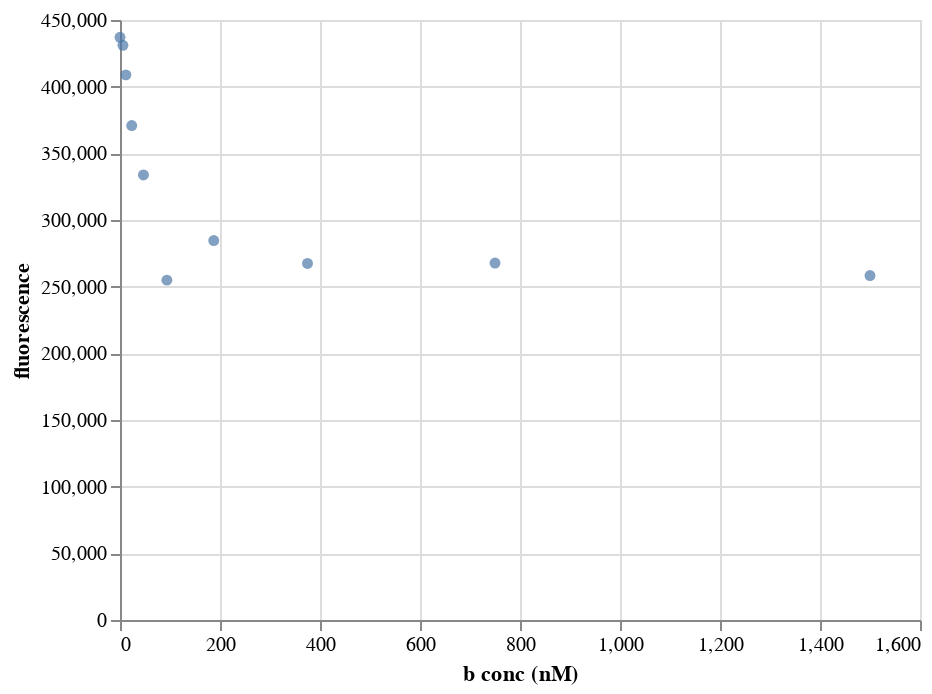

Notebook cell for this chart:
### Code cell
alt.Chart(
    df
).mark_circle(
).encode(
    x='b conc (nM):Q',
    y='fluorescence:Q'
)

### Figure 1 — Vega-Lite specification as saved in the notebook (floating-point values rounded to 4 significant figures)
{"$schema": "https://vega.github.io/schema/vega-lite/v2.6.0.json", "config": {"view": {"height": 300, "width": 400}}, "data": {"name": "data-1c26407607793a691927bf3fd8dc41b5"}, "datasets": {"data-1c26407607793a691927bf3fd8dc41b5": [{"a conc (nM)": 50, "b conc (nM)": 1500, "buffer": 1257.0, "fluorescence": 258300.0, "norm fluorescence": 0.2583}, {"a conc (nM)": 50, "b conc (nM)": 750, "buffer": 1257.0, "fluorescence": 267700.0, "norm fluorescence": 0.2677}, {"a conc (nM)": 50, "b conc (nM)": 375, "buffer": 1257.0, "fluorescence": 267400.0, "norm fluorescence": 0.2674}, {"a conc (nM)": 50, "b conc (nM)": 187.5, "buffer": 1257.0, "fluorescence": 284600.0, "norm fluorescence": 0.2846}, {"a conc (nM)": 50, "b conc (nM)": 93.75, "buffer": 1257.0, "fluorescence": 254900.0, "norm fluorescence": 0.2549}, {"a conc (nM)": 50, "b conc (nM)": 46.88, "buffer": 1257.0, "fluorescence": 333800.0, "norm fluorescence": 0.3338}, {"a conc (nM)": 50, "b conc (nM)": 23.44, "buffer": 1257.0, "fluorescence": 370800.0, "norm fluorescence": 0.3708}, {"a conc (nM)": 50, "b conc (nM)": 11.72, "buffer": 1257.0, "fluorescence": 408900.0, "norm fluorescence": 0.4089}, {"a conc (nM)": 50, "b conc (nM)": 5.859, "buffer": 1257.0, "fluorescence": 431000, "norm fluorescence": 0.431}, {"a conc (nM)": 50, "b conc (nM)": 0, "buffer": 1257.0, "fluorescence": 437000, "norm fluorescence": 0.437}]}, "encoding": {"x": {"field": "b conc (nM)", "type": "quantitative"}, "y": {"field": "fluorescence", "type": "quantitative"}}, "mark": "circle"}
